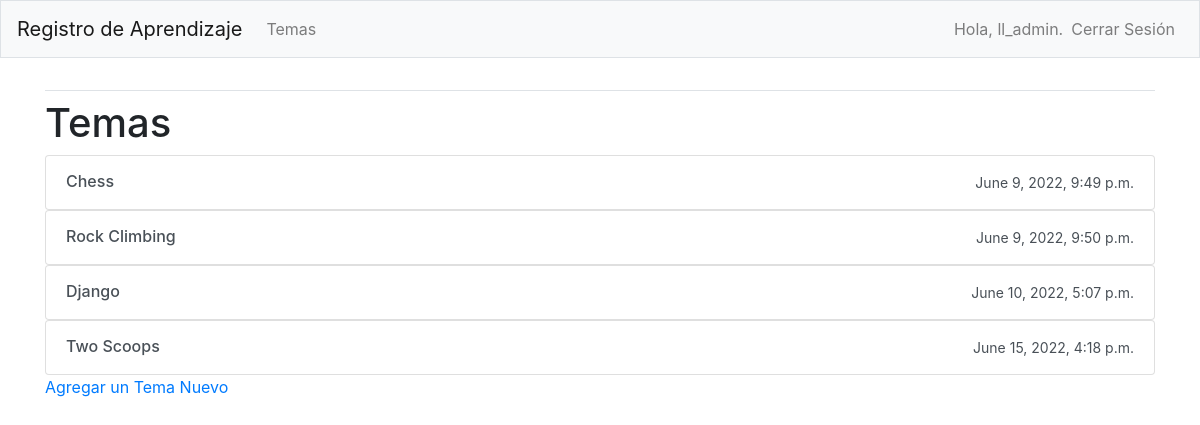
The app's page /topics/ (signed in) with its own data.
### learning_logs/models.py (models this page shows)
class Topic(models.Model):
    text = models.CharField(max_length=200)
    data_added = models.DateTimeField(auto_now_add=True)
    owner = models.ForeignKey(User, on_delete=models.CASCADE)
    def __str__(self) -> str:
        return self.text

### learning_logs/views.py (the view)
# urls.py: path("topics/", views.topics, name="topics"),
@login_required
def topics(request):
    topics = Topic.objects.filter(owner=request.user).order_by("data_added")
    context = {"topics": topics}
    return render(request, "learning_logs/topics.html", context)

### learning_logs/templates/learning_logs/topics.html (shortened to what this page needs)
{% extends "learning_logs/base.html" %}
{% block content%}
<h1>Temas</h1>
{% for topic in topics.all %}
<div class="list-group w-auto">
    <a href="{% url 'learning_logs:topic' topic.id %}" class="list-group-item list-group-item-action d-flex gap-3 py-3"
        aria-current="true">
        <div class="d-flex gap-2 w-100 justify-content-between">
            <div>
                <h6 class="mb-0">{{topic}}</h6>
            </div>
            <small class="opacity-50 text-nowrap">{{topic.data_added}}</small>
        </div>
    </a>
</div>
{% endfor %}
<a href="{% url 'learning_logs:new_topic' %}">Agregar un Tema Nuevo</a>
{% endblock content %}

### learning_logs/templates/learning_logs/base.html (shortened to what this page needs)
{% load bootstrap4 %}
<!DOCTYPE html>
<html lang="en">
<head>
    {% bootstrap_css %}
</head>
<body>
    <nav class="navbar navbar-expand-md navbar-light bg-light mb-4 border">
        <a class="navbar-brand" href="{% url 'learning_logs:index' %}">Registro de Aprendizaje</a>
        <div class="collapse navbar-collapse" id="navbarCollapse">
            <ul class="navbar-nav mr-auto">
                <li class="nav-item">
                    <a class="nav-link" href="{% url 'learning_logs:topics' %}">Temas</a>
                </li>
            </ul>
            <ul class="navbar-nav ml-auto">
                {% if user.is_authenticated %}
                <li class="nav-item">
                    <span class="navbar-text">Hola, {{ user.username }}.</span>
                </li>
                <li class="nav-item">
                    <a class="nav-link" href="{% url 'users:logout' %}">Cerrar Sesión</a>
                </li>
                {% endif %}
            </ul>
        </div>
    </nav>
    <main role="main" class="container">
        <div class="pb-2 mb-2 border-bottom">
        </div>
        <div>
            {% block content %}
            {% endblock content %}
        </div>
    </main>
</body>
</html>

### records on screen
Topic: text "Chess", data_added "June 9, 2022, 9:49 p.m."
Topic: text "Rock Climbing", data_added "June 9, 2022, 9:50 p.m."
Topic: text "Django", data_added "June 10, 2022, 5:07 p.m."
Topic: text "Two Scoops", data_added "June 15, 2022, 4:18 p.m."

### other values on screen
{{ user.username }} "ll_admin"
